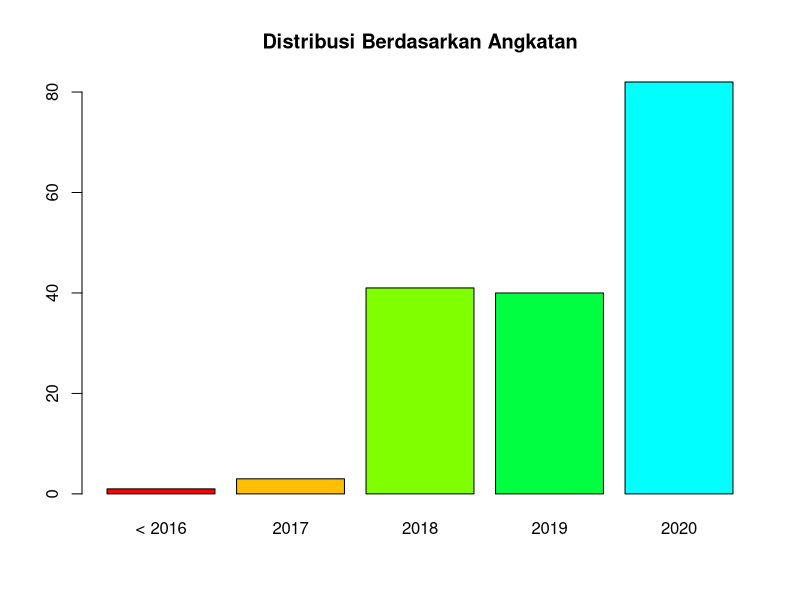
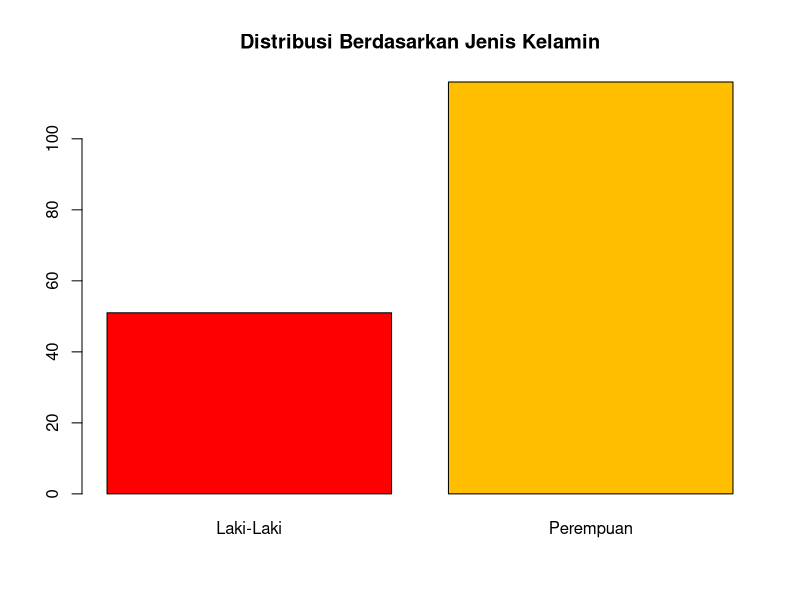
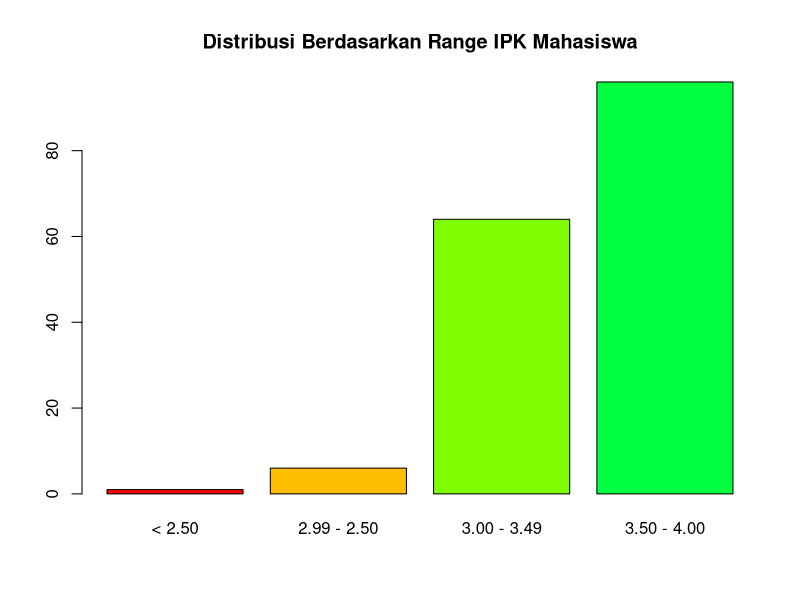
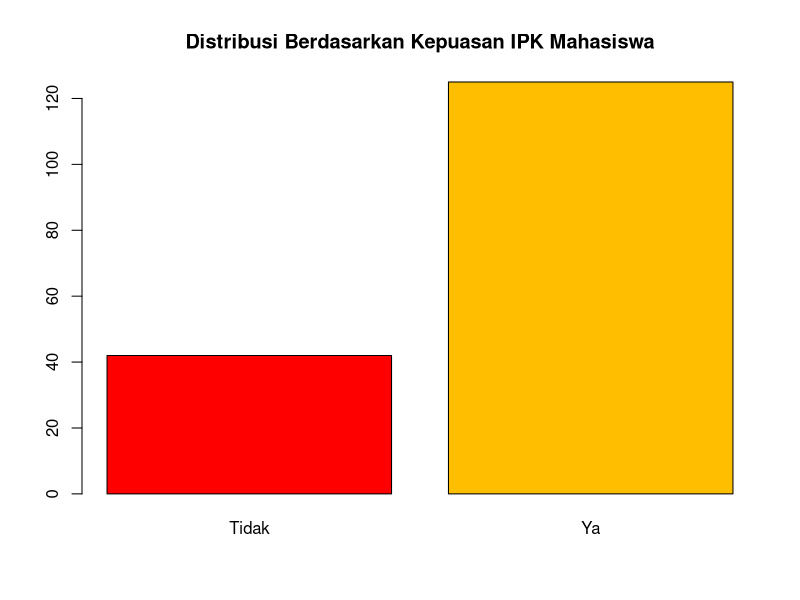
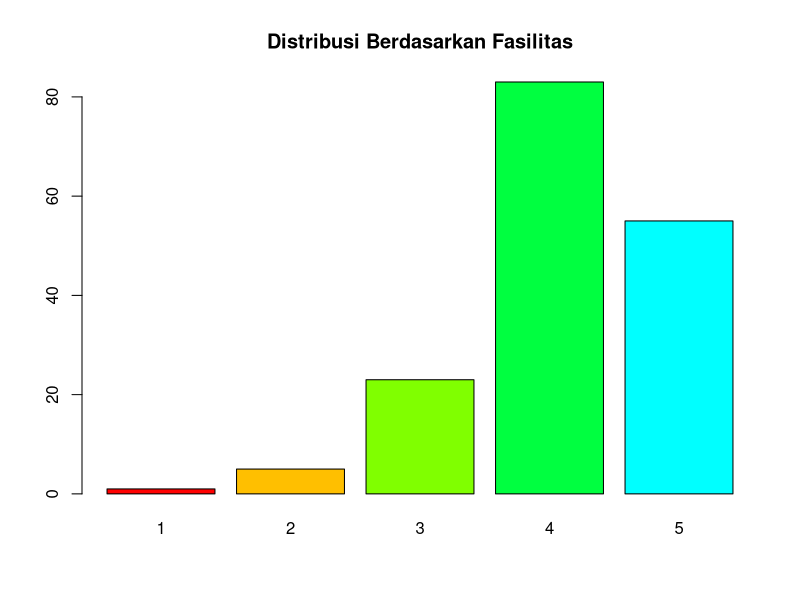
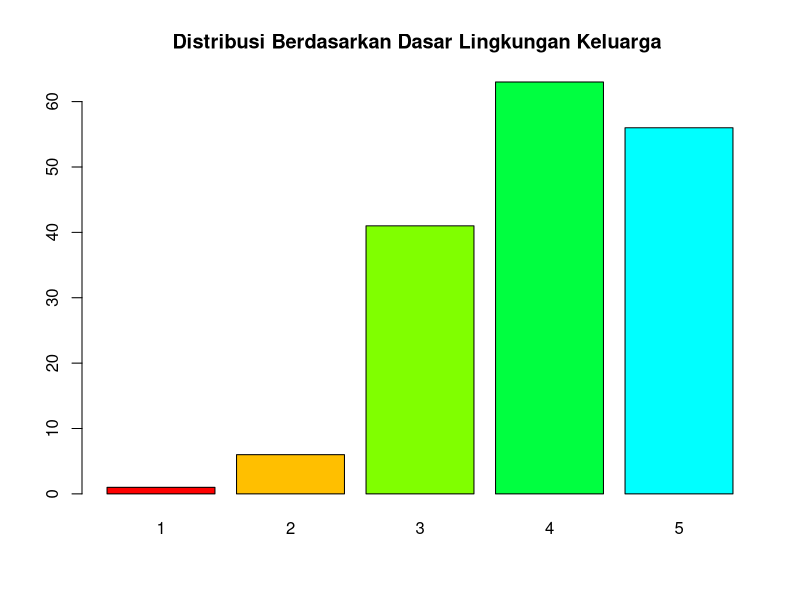
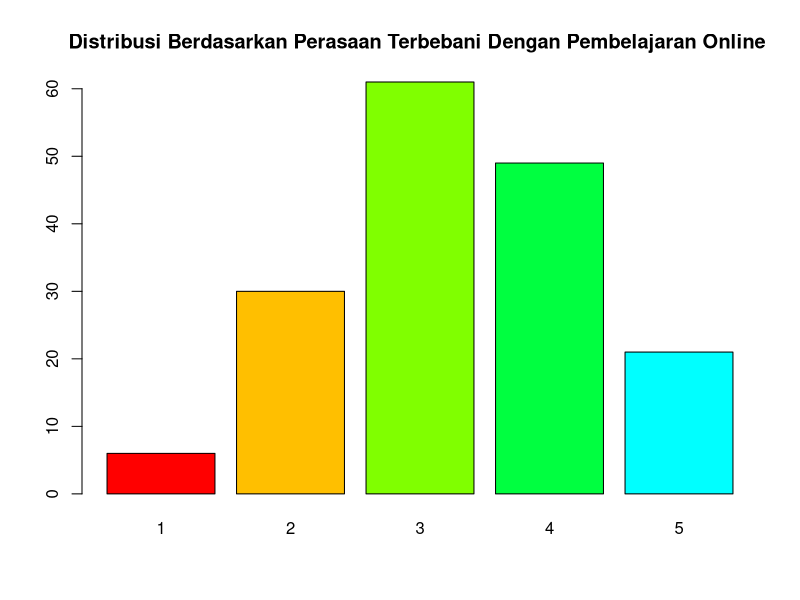
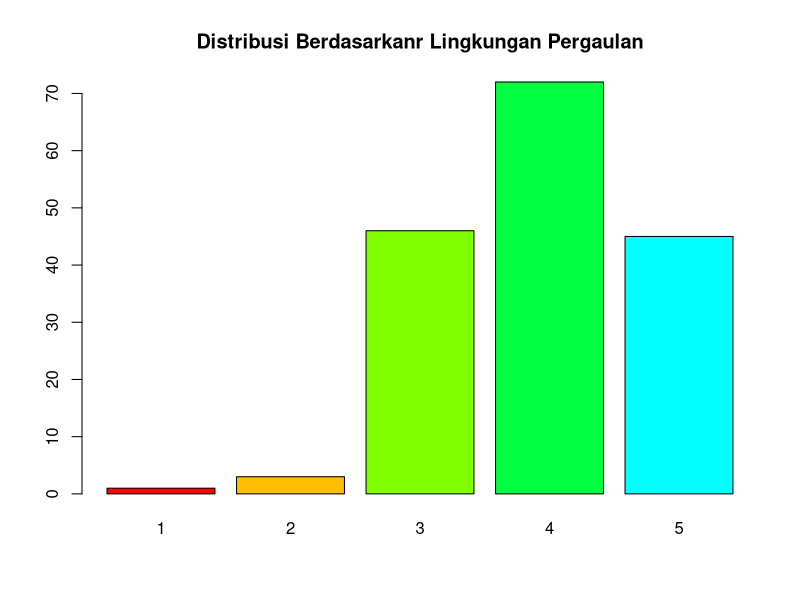

The R source for these figures, in order:
## ---- chunk 1
knitr::opts_chunk$set(echo = TRUE)
## ---- chunk 2

#a-----
#Import data
library(readxl)
C4_DavinaFebryanthiKurniawan_00000047956 <- read_excel("C4_DavinaFebryanthiKurniawan_00000047956.xlsx")

#b-------
#Tuliskan perintah R untuk menampilkan deskripsi singkat data anda.
View(C4_DavinaFebryanthiKurniawan_00000047956)
str(C4_DavinaFebryanthiKurniawan_00000047956)
head(C4_DavinaFebryanthiKurniawan_00000047956)
tail(C4_DavinaFebryanthiKurniawan_00000047956)
## ---- chunk 3
#Grafik----

#Grafik 1
angkatan<-table(C4_DavinaFebryanthiKurniawan_00000047956$angkatan_mahasiswa)
barplot(angkatan,main="Distribusi Berdasarkan Angkatan",col=rainbow(8))

#Kesimpulan Grafik 1
# Berdasarkan bar chart di atas diketahui bahwa, angkatan tahun “2020” memiliki frekuensi yang paling tinggi dengan total 82 responden, sedangkan angkatan tahun “< 2016” memiliki frekuensi paling rendah dengan total 1 responden.
# Berdasarkan bar chart tersebut dapat disimpulkan bahwa subjek penelitian didominasi oleh mahasiswa Angkatan tahun 2020.

#Grafik 2
jeniskelamin<-table(C4_DavinaFebryanthiKurniawan_00000047956$jenis_kelamin)
barplot(jeniskelamin,main="Distribusi Berdasarkan Jenis Kelamin",col=rainbow(8))

#Kesimpulan Grafik 2
# Berdasarkan bar chart di atas diketahui bahwa, jenis kelamin “Perempuan” memiliki frekuensi yang paling tinggi dengan total 116 responden, sedangkan jenis kelamin “Laki-Laki” memiliki frekuensi paling rendah dengan total 51 responden.
# Berdasarkan bar chart tersebut dapat disimpulkan bahwa mayoritas responden penelitian berjenis kelamin perempuan.

#Grafik 3
rangeipk<-table(C4_DavinaFebryanthiKurniawan_00000047956$`RangeIPK`)
barplot(rangeipk,main="Distribusi Berdasarkan Range IPK Mahasiswa",col=rainbow(8))

#Kesimpulan Grafik 3
# Berdasarkan bar chart di atas diketahui bahwa, range IPK “3.50 - 4.00” memiliki frekuensi yang paling tinggi dengan total 96 responden, sedangkan range IPK “< 2.50” memiliki frekuensi paling rendah dengan total 1 responden.
# Berdasarkan bar chart tersebut dapat disimpulkan subjek penelitian didominasi oleh responden yang memiliki IPK 3.50 -4.00.

#Grafik 4
ipk<-table(C4_DavinaFebryanthiKurniawan_00000047956$`KepuasanIPK`)
barplot(ipk,main="Distribusi Berdasarkan Kepuasan IPK Mahasiswa",col=rainbow(8))

#Kesimpulan Grafik 4
# Berdasarkan bar chart di atas frekuensi yang paling tinggi adalah “Ya”, sedangkan frekuensi yang paling rendah adalah “Tidak”. 
# Berdasarkan bar chart tersebut dapat disimpulkan bahwa mayoritas responden memiliki kepuasan terhadap IPK yang telah mereka dapatkan.

#Grafik 5
fasilitas<-table(C4_DavinaFebryanthiKurniawan_00000047956$`fasilitas`)
barplot(fasilitas,main="Distribusi Berdasarkan Fasilitas",col=rainbow(8))

#Kesimpulan Grafik 5
# Berdasarkan bar chart di atas frekuensi yang paling tinggi adalah “4” dengan total 83 responden, dan frekuensi yang paling rendah adalah “1” dengan total 1 responden.
# Berdasarkan bar chart tersebut dapat disimpulkan bahwa responden setuju memiliki fasilitas yang mendukung proses pembelajaran online.

#Grafik 6
keluarga<-table(C4_DavinaFebryanthiKurniawan_00000047956$`lingkungan_keluarga`)
barplot(keluarga,main="Distribusi Berdasarkan Dasar Lingkungan Keluarga ",col=rainbow(8))

#Kesimpulan Grafik 6
# Berdasarkan bar chart di atas frekuensi yang paling tinggi adalah “4” dengan total 63 responden, dan frekuensi yang paling rendah adalah “1” dengan total 1 responden.
# Berdasarkan bar chart tersebut dapat disimpulkan mayoritas responden setuju bahwa lingkungan keluarga  mendukung dalam proses pembelajaran online.

#Grafik 7
beban<-table(C4_DavinaFebryanthiKurniawan_00000047956$`perasaan_terbebani`)
barplot(beban,main="Distribusi Berdasarkan Perasaan Terbebani Dengan Pembelajaran Online ",col=rainbow(8))

#Kesimpulan Grafik 7
#Berdasarkan bar chart  di atas frekuensi yang paling tinggi adalah “3” dengan total 61 responden, dan frekuensi yang paling rendah adalah “1” dengan total 6 responden.
# Berdasarkan bar chart tersebut dapatdisimpulkan mayoritas responden merasakan perasaan yang biasa saja dalam mengikuti pembelajaran online.

#Grafik 8
pergaulan<-table(C4_DavinaFebryanthiKurniawan_00000047956$`lingkungan_pergaulan`)
barplot(pergaulan,main="Distribusi Berdasarkanr Lingkungan Pergaulan",col=rainbow(8))

#Kesimpulan Grafik 8
# Berdasarkan bar chart di atas frekuensi yang paling tinggi adalah “4” dengan total 72 responden, dan frekuensi yang paling rendah adalah “1” dengan total 1 responden.
# Berdasarkan bar chart dapat disimpulkan mayoritas responden setuju bahwa lingkungan pergaulan mereka mendukung mereka selama proses pembelajaran online.

#Grafik 9
jurusan<-table(C4_DavinaFebryanthiKurniawan_00000047956$`kesesuaian_jurusan`)
barplot(jurusan,main="Distribusi Berdasarkan Kesesuaian Jurusan Yang Dipilih Mahasiswa",col=rainbow(8))

#Kesimpulan Grafik 9
# Berdasarkan bar chart di atas frekuensi yang paling tinggi adalah “4” dengan total 59 responden, dan frekuensi yang paling rendah adalah “1” dengan total 1 responden. 
#  Berdasarkan bar chart dapat disimpulkan mayoritas responden setuju bahwa jurusan yang mereka pilih sesuai dengan minat dan bakat yang mereka miliki.

#Grafik 10
tekun<-table(C4_DavinaFebryanthiKurniawan_00000047956$`ketekunan`)
barplot(jurusan,main="Distribusi Berdasarkan Ketekunan Mahasiswa",col=rainbow(8))

#Kesimpulan Grafik 10
# Berdasarkan bar chart di atas frekuensi yang paling tinggi adalah “4”, sedangkan frekuensi yang paling rendah adalah “1”.
# Berdasarkan bar chart dapat disimpulkan mayoritas responden setuju bahwa mereka mengikuti proses pembelajaran dengan tekun.

#Grafik 11
referensi<-table(C4_DavinaFebryanthiKurniawan_00000047956$`mencari_referensi`)
barplot(referensi,main="Distribusi Berdasarkan Persiapan Mahasiswa Sebelum Jam Pelajaran",col=rainbow(8))

#Kesimpulan Grafik 11
# Berdasarkan bar chart di atas frekuensi yang paling tinggi adalah “3” dengan total 60 responden, dan frekuensi yang paling rendah adalah “1” dengan total 1 responden.
# Berdasarkan bar chart dapat disimpulkan bahwa mahasiswa merasa persiapan mereka biasa saja ketika ingin memulai pelajaran.

#Grafik 12
review<-table(C4_DavinaFebryanthiKurniawan_00000047956$`review_pelajaran`)
barplot(jurusan,main="Distribusi Berdasarkan Mahasiswa Mereview Kembali Pelajaran",col=rainbow(8))

#Kesimpulan Grafik 12
# Berdasarkan bar chart di atas frekuensi yang paling tinggi adalah Berdasarkan data di atas frekuensi paling tinggi adalah “4”, sedangkan frekuensi paling rendah adalah “1”.  
# Berdasarkan bar chart bisa disimpulkan mayoritas responden setuju bahwa mereka melakukan review kembali pelajaran tersebut setelah selesai perkuliahan.

#Grafik 13
aktif<-table(C4_DavinaFebryanthiKurniawan_00000047956$`aktif_berdiskusi`)
barplot(aktif,main="Distribusi Berdasarkan Keaktifan Mahasiswa",col=rainbow(8))

#Kesimpulan Grafik 13
# Berdasarkan bar chart di atas frekuensi yang paling tinggi adalah “3” dengan total 66 responden, dan frekuensi yang paling rendah adalah “1” dengan total 4 responden. 
# Berdasarkan bar chart dapat disimpulkan bahwa mayoritas responden merasa biasa saja dalam hal keaktifan saat mengikuti perkuliahan online.

#Grafik 14
tugas<-table(C4_DavinaFebryanthiKurniawan_00000047956$`tugas_TepatWaktu`)
barplot(tugas,main="Distribusi Berdasarkan Ketepatan Waktu Menyelesaikan Tugas",col=rainbow(8))

#Kesimpulan Grafik 14
# Berdasarkan bar chart di atas frekuensi yang paling tinggi adalah “5” dengan total 89 responden, dan frekuensi yang paling rendah adalah “1” dengan total 0 responden. 
# Berdasarkan bar chart dapat disimpulkan mayoritas responden mengumpulkan tugas tepat pada waktu.

## ---- chunk 4
#Besaran Statistik----
# tabel frekuensi (Statistika Deskriptif Teknik Numerik )
(myTable <- table(C4_DavinaFebryanthiKurniawan_00000047956$`Mahasiwa angkatan`))
(myTable <- table(C4_DavinaFebryanthiKurniawan_00000047956$`Jenis Kelamin`))
(myTable <- table(C4_DavinaFebryanthiKurniawan_00000047956$`KepuasanIPK`))
(myTable <- table(C4_DavinaFebryanthiKurniawan_00000047956$`RangeIPK`))
(myTable <- table(C4_DavinaFebryanthiKurniawan_00000047956$`fasilitas`))
(myTable <- table(C4_DavinaFebryanthiKurniawan_00000047956$`perasaan_terbebani`))
(myTable <- table(C4_DavinaFebryanthiKurniawan_00000047956$`lingkungan_keluarga`))
(myTable <- table(C4_DavinaFebryanthiKurniawan_00000047956$`lingkungan_pergaulan`))
(myTable <- table(C4_DavinaFebryanthiKurniawan_00000047956$`kesesuaian_jurusan`))
(myTable <- table(C4_DavinaFebryanthiKurniawan_00000047956$`ketekunan`))
(myTable <- table(C4_DavinaFebryanthiKurniawan_00000047956$`mencari_referensi`))
(myTable <- table(C4_DavinaFebryanthiKurniawan_00000047956$`review_pelajaran`))
(myTable <- table(C4_DavinaFebryanthiKurniawan_00000047956$`aktif_berdiskusi`))
(myTable <- table(C4_DavinaFebryanthiKurniawan_00000047956$`tugas_TepatWaktu`))


#tabulasi data
table(C4_DavinaFebryanthiKurniawan_00000047956$`kesesuaian_jurusan`,C4_DavinaFebryanthiKurniawan_00000047956$`RangeIPK`)
# Terdapat perbedaan yang signifikan pada range IPK 2.50 - 2.99 dengan range IPK 3.00 - 3.49 pada responden yang memilih jawaban nomor 4. Sedangkan tidak terdapat perbedaan yang signifikan untuk mahasiswa yang memiliki IPK dengan range 3.00 - 3.49 dengan range 3.50 - 4.00 pada responden yang memilih jawaban nomor 2. Tabel kontingensi dua arah ini membantu dalam menjawab hipotesis kami dan menunjukkan apakah ada hubungan antara minat belajar dengan prestasi mahasiswa.

table(C4_DavinaFebryanthiKurniawan_00000047956$`KepuasanIPK`, C4_DavinaFebryanthiKurniawan_00000047956$aktif_berdiskusi)
# Terdapat perbedaan yang signifikan pada responden yang memilih nomor 2 dan 3 pada jawaban “Ya”. Responden merasa ada perasaan puas akan nilai yang diperoleh pada pembelajaran online. Sedangkan tidak terdapat perbedaan yang signifikan pada responden yang memilih nomor 2 dan 3 pada jawaban “Tidak”. Tabel kontingensi dua arah ini akan membantu kami dalam menjawab hipotesis kami dan menunjukkan apakah ada hubungan antara perkuliahan online dengan minat belajar mahasiswa.

table(C4_DavinaFebryanthiKurniawan_00000047956$`RangeIPK`,C4_DavinaFebryanthiKurniawan_00000047956$`KepuasanIPK`)

# Terdapat perbedaan yang signifikan pada responden yang memiliki range IPK 3.50 – 4.00 pada jawaban “Ya” dan “Tidak”. Sedangkan tidak terdapat perbedaan yang signifikan untuk responden yang memiliki range IPK < 2.50 pada jawaban “Ya” dan “Tidak”. Tabel kontingensi dua arah ini akan membantu kami dalam menjawab hipotesis kami dan menunjukkan adakah hubungan antara prestasi mahasiswa dengan perkuliahan online.

table(C4_DavinaFebryanthiKurniawan_00000047956$`lingkungan_keluarga`,C4_DavinaFebryanthiKurniawan_00000047956$`RangeIPK`)
# Terdapat perbedaan yang signifikan pada responden yang memiliki range IPK 2.50 - 2.99 dan 3.00 - 3.49 pada jawaban nomor 3. Sedangkan tidak terdapat perbedaan yang signifikan bagi responden yang memiliki range 3.00 - 3.49 dengan range 3.50 - 4.00 pada jawaban nomor 2 dan 5. Tabel kontingensi dua arah ini akan membantu kami dalam menjawab hipotesis kami dan menunjukkan adakah hubungan antara lingkungan internal dengan prestasi mahasiswa.

table(C4_DavinaFebryanthiKurniawan_00000047956$`lingkungan_pergaulan`,C4_DavinaFebryanthiKurniawan_00000047956$`RangeIPK`)
# Terdapat perbedaan yang signifikan pada responden yang memiliki range IPK dengan nilai 2.50 - 2.99 dan 3.00 - 3.49 pada jawaban nomor 5. Sedangkan tidak terdapat perbedaan yang signifikan pada responden yang memiliki IPK 3.00 - 3.49 dengan range 3.50 - 4.00 pada jawaban nomor 3. Tabel kontingensi dua arah ini akan membantu kami dalam menjawab hipotesis kami dan menunjukkan adakah hubungan antara lingkungan eksternal (pergaulan) dengan prestasi mahasiswa.

table(C4_DavinaFebryanthiKurniawan_00000047956$`aktif_berdiskusi`,C4_DavinaFebryanthiKurniawan_00000047956$`RangeIPK`)
# Terdapat perbedaan yang signifikan pada range IPK 2.50 - 2.99 dengan range IPK 3.00 - 3.49 pada responden yang memilih jawaban nomor 4. Sedangkan tidak terdapat perbedaan yang signifikan untuk mahasiswa yang memiliki IPK dengan range 3.00 - 3.49 dengan range 3.50 - 4.00 pada responden yang memilih jawaban nomor 2. Tabel kontingensi dua arah ini membantu dalam menjawab hipotesis kami dan menunjukkan apakah ada hubungan antara minat belajar dengan prestasi mahasiswa.

table(C4_DavinaFebryanthiKurniawan_00000047956$`fasilitas`,C4_DavinaFebryanthiKurniawan_00000047956$`RangeIPK`)
# Terdapat perbedaan yang signifikan pada responden yang memiliki range IPK dengan nilai 2.50 - 2.99 dan 3.00 - 3.49 pada jawaban nomor 4. Sedangkan tidak terdapat perbedaan yang signifikan untuk responden yang memiliki 3.00 - 3.49 dan 3.50 - 4.00 pada jawaban nomor 2. Tabel kontingensi dua arah ini akan membantu kami dalam menjawab hipotesis kami dan menunjukkan adakah hubungan hubungan sarana prasarana dengan prestasi mahasiswa.

## ---- chunk 5

library(ggplot2)

#hipotesa 1
hipo1 <- data.frame(table(C4_DavinaFebryanthiKurniawan_00000047956$`kesesuaian_jurusan`,C4_DavinaFebryanthiKurniawan_00000047956$`RangeIPK`))
names(hipo1) <- c("jurusan","rangeIPK","Count")
ggplot(data = hipo1, aes(x = jurusan, y = Count, fill = rangeIPK)) + 
  geom_bar(stat = "identity", position = "dodge") + 
  labs( x = "Kesesuaian Jurusan", y = "Count", fill = "Range IPK", title = "Hipotesa 1")

# Uji Hipotesa 1------
chisq.test(C4_DavinaFebryanthiKurniawan_00000047956$aktif_berdiskusi, C4_DavinaFebryanthiKurniawan_00000047956$RangeIPK, simulate.p.value = TRUE)

# H0: Tidak terdapat hubungan antara minat belajar dengan prestasi mahasiswa.
# H1: Terdapat hubungan antara minat belajar dengan prestasi mahasiswa.

#p-value = 0.0009995 < alpha = 0,05
#H0 ditolak pada alpha 5%.
#Kesimpulan: terdapat bukti yang cukup untuk menyatakan bahwa terdapat hubungan antara minat belajar dengan prestasi mahasiswa.

#hipotesa 2
hipo2 <- data.frame(table(C4_DavinaFebryanthiKurniawan_00000047956$`KepuasanIPK`,C4_DavinaFebryanthiKurniawan_00000047956$`ketekunan`))
names(hipo2) <- c("kepuasanNilai","ketekunanmahasiswa","Count")
ggplot(data = hipo2, aes(x = kepuasanNilai, y = Count, fill = ketekunanmahasiswa)) + 
  geom_bar(stat = "identity", position = "dodge") + 
  labs( x = "Kepuasan terhadap Nilai", y = "Count", fill = "Ketekunan Mahasiswa", title = "Hipotesa 2")

# Uji Hipotesa 2--------
chisq.test(C4_DavinaFebryanthiKurniawan_00000047956$KepuasanIPK, C4_DavinaFebryanthiKurniawan_00000047956$aktif_berdiskusi, simulate.p.value = TRUE)

# H0: Tidak terdapat hubungan antara perkuliahan online dengan minat belajar mahasiswa
# H1: Terdapat hubungan antara perkuliahan online dengan minat belajar mahasiswa

#p-value = 0.01149 < alpha = 0,05
#H0 ditolak pada alpha 5%.
#Kesimpulan: terdapat bukti yang cukup untuk menyatakan bahwa terdapat hubungan antara perkuliahan online dengan minat belajar mahasiswa.

#hipotesa 3
hipo3 <- data.frame(table(C4_DavinaFebryanthiKurniawan_00000047956$`KepuasanIPK`,C4_DavinaFebryanthiKurniawan_00000047956$`RangeIPK`))
names(hipo3) <- c("kepuasanNilai","rangeIPK","Count")
ggplot(data = hipo3, aes(x = kepuasanNilai, y = Count, fill = rangeIPK)) + 
  geom_bar(stat = "identity", position = "dodge") + 
  labs( x = "Kepuasan terhadap Nilai", y = "Count", fill = "Range IPK", title = "Hipotesa 3")

# Uji Hipotesa 3---------
chisq.test(C4_DavinaFebryanthiKurniawan_00000047956$RangeIPK ,C4_DavinaFebryanthiKurniawan_00000047956$KepuasanIPK, simulate.p.value = TRUE)

# H0: Tidak terdapat hubungan antara prestasi belajar mahasiswa dengan perkuliahan online.
# H1: Terdapat hubungan antara prestasi belajar mahasiswa dengan perkuliahan online.

#p-value = 0.0004998 < alpha = 0,05
#H0 ditolak pada alpha 5%.
#Kesimpulan:  terdapat bukti yang cukup untuk menyatakan bahwa terdapat hubungan antara prestasi belajar mahasiswa dengan perkuliahan online.

#hipotesa 4
hipo4 <- data.frame(table(C4_DavinaFebryanthiKurniawan_00000047956$`lingkungan_keluarga`,C4_DavinaFebryanthiKurniawan_00000047956$`RangeIPK`))
names(hipo4) <- c("lingkungankeluarga","rangeIPK","Count")
ggplot(data = hipo4, aes(x = lingkungankeluarga, y = Count, fill = rangeIPK)) + 
  geom_bar(stat = "identity", position = "dodge") + 
  labs( x = "Lingkungan Keluarga Berpengaruh", y = "Count", fill = "Range IPK", title = "Hipotesa 4")

# Uji Hipotesa 4-------
chisq.test(C4_DavinaFebryanthiKurniawan_00000047956$ketekunan, C4_DavinaFebryanthiKurniawan_00000047956$RangeIPK, simulate.p.value = TRUE)

# H0: Tidak terdapat hubungan antara lingkungan internal dengan prestasi mahasiswa.
# H1: Terdapat hubungan antara lingkungan internal dengan prestasi mahasiswa.

#p-value = 0.8891 > alpha = 0,05
#H0 tidak ditolak pada alpha 5%.
#Kesimpulan: tidak terdapat bukti yang cukup untuk menyatakan bahwa terdapat hubungan antara lingkungan internal dengan prestasi mahasiswa.

#hipotesa 5
hipo5 <- data.frame(table(C4_DavinaFebryanthiKurniawan_00000047956$`lingkungan_pergaulan`,C4_DavinaFebryanthiKurniawan_00000047956$`RangeIPK`))
names(hipo5) <- c("lingkunganpergaulan","rangeIPK","Count")
ggplot(data = hipo5, aes(x = lingkunganpergaulan, y = Count, fill = rangeIPK)) + 
  geom_bar(stat = "identity", position = "dodge") + 
  labs( x = "Lingkungan Pergaulan Berpengaruh", y = "Count", fill = "Range IPK", title = "Hipotesa 5")

#uji hipotesa 5
chisq.test(C4_DavinaFebryanthiKurniawan_00000047956$lingkungan_pergaulan, C4_DavinaFebryanthiKurniawan_00000047956$RangeIPK, simulate.p.value = TRUE)

# H0: Tidak terdapat hubungan antara lingkungan eksternal dengan prestasi mahasiswa.
# H1: Terdapat hubungan antara lingkungan eksternal dengan prestasi mahasiswa.

#p-value = 0.1184 > alpha = 0,05
#H0 tidak ditolak pada alpha 5%.
#Kesimpulan: tidak terdapat bukti yang cukup untuk menyatakan bahwa terdapat hubungan antara lingkungan eksternal dengan prestasi mahasiswa.

#hipotesa 6a
hipo6a <- data.frame(table(C4_DavinaFebryanthiKurniawan_00000047956$`mencari_referensi`,C4_DavinaFebryanthiKurniawan_00000047956$`RangeIPK`))
names(hipo6a) <- c("mencarireferensi","rangeIPK","Count")
ggplot(data = hipo6a, aes(x = mencarireferensi, y = Count, fill = rangeIPK)) + 
  geom_bar(stat = "identity", position = "dodge") + 
  labs( x = "Mencari Referensi Terdahulu", y = "Count", fill = "Range IPK", title = "Hipotesa 6a")

# Uji Hipotesa 6a
chisq.test(C4_DavinaFebryanthiKurniawan_00000047956$mencari_referensi, C4_DavinaFebryanthiKurniawan_00000047956$RangeIPK, simulate.p.value = TRUE)

# H0: Tidak terdapat hubungan antara proses belajar online dengan prestasi mahasiswa.
# H1: Terdapat hubungan antara proses belajar online dengan prestasi mahasiswa.

#p-value = 0.7591 > alpha = 0,05
#H0 tidak ditolak pada alpha 5%.
#Kesimpulan: tidak terdapat bukti yang cukup untuk menyatakan bahwa terdapat hubungan antara proses belajar online dengan prestasi mahasiswa.


#hipotesa 6b
hipo6b <- data.frame(table(C4_DavinaFebryanthiKurniawan_00000047956$`review_pelajaran`,C4_DavinaFebryanthiKurniawan_00000047956$`RangeIPK`))
names(hipo6b) <- c("mereviewpelajaran","rangeIPK","Count")
ggplot(data = hipo6b, aes(x = mereviewpelajaran, y = Count, fill = rangeIPK)) + 
  geom_bar(stat = "identity", position = "dodge") + 
  labs( x = "Mereview Kembali Pembelajaran", y = "Count", fill = "Range IPK", title = "Hipotesa 6b")

# Uji Hipotesa 6b
chisq.test(C4_DavinaFebryanthiKurniawan_00000047956$review_pelajaran, C4_DavinaFebryanthiKurniawan_00000047956$RangeIPK, simulate.p.value = TRUE)

# H0: Tidak terdapat hubungan antara proses belajar online dengan prestasi mahasiswa.
# H1: Terdapat hubungan antara proses belajar online dengan prestasi mahasiswa.

#p-value = 0.6777 > alpha = 0,05
#H0 tidak ditolak pada alpha 5%.
#Kesimpulan: tidak terdapat bukti yang cukup untuk menyatakan bahwa terdapat hubungan antara proses belajar online dengan prestasi mahasiswa.

#hipotesa 7
hipo7 <- data.frame(table(C4_DavinaFebryanthiKurniawan_00000047956$`fasilitas`,C4_DavinaFebryanthiKurniawan_00000047956$`RangeIPK`))
names(hipo7) <- c("fasilitas","rangeIPK","Count")
ggplot(data = hipo7, aes(x = fasilitas, y = Count, fill = rangeIPK)) + 
  geom_bar(stat = "identity", position = "dodge") + 
  labs( x = "Fasilitas Mendukung", y = "Count", fill = "Range IPK", title = "Hipotesa 7")

# Uji Hipotesa 7-------
chisq.test(C4_DavinaFebryanthiKurniawan_00000047956$fasilitas, C4_DavinaFebryanthiKurniawan_00000047956$RangeIPK, simulate.p.value = TRUE)

# H0: Tidak terdapat hubungan antara sarana prasarana dengan prestasi mahasiswa.
# H1: Terdapat hubungan antara sarana prasarana dengan prestasi mahasiswa.

#p-value = 0.2659 > alpha = 0,05
#H0 tidak ditolak pada alpha 5%.
#Kesimpulan: tidak terdapat bukti yang cukup untuk menyatakan bahwa terdapat hubungan antara sarana prasarana dengan prestasi mahasiswa.

